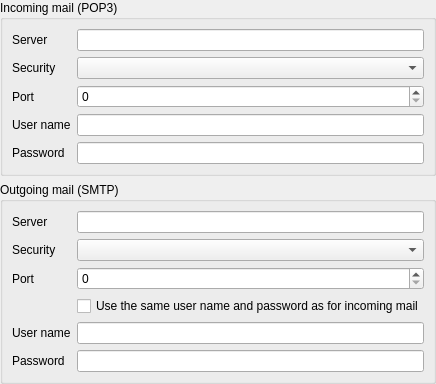
<?xml version="1.0" encoding="UTF-8"?>
<ui version="4.0">
 <class>ServerFields</class>
 <widget class="QWidget" name="ServerFields">
  <layout class="QVBoxLayout" name="layout">
   <property name="leftMargin">
    <number>0</number>
   </property>
   <property name="topMargin">
    <number>0</number>
   </property>
   <property name="rightMargin">
    <number>0</number>
   </property>
   <property name="bottomMargin">
    <number>0</number>
   </property>
   <item>
    <widget class="QGroupBox" name="incomingGroup">
     <property name="title">
      <string>Incoming mail (POP3)</string>
     </property>
     <layout class="QFormLayout" name="incomingForm">
      <item row="0" column="0">
       <widget class="QLabel" name="incomingHostLabel">
        <property name="text">
         <string>Server</string>
        </property>
        <property name="buddy">
         <cstring>incomingHost</cstring>
        </property>
       </widget>
      </item>
      <item row="0" column="1">
       <widget class="QLineEdit" name="incomingHost" />
      </item>
      <item row="1" column="0">
       <widget class="QLabel" name="incomingSecurityLabel">
        <property name="text">
         <string>Security</string>
        </property>
        <property name="buddy">
         <cstring>incomingSecurity</cstring>
        </property>
       </widget>
      </item>
      <item row="1" column="1">
       <widget class="QComboBox" name="incomingSecurity" />
      </item>
      <item row="2" column="0">
       <widget class="QLabel" name="incomingPortLabel">
        <property name="text">
         <string>Port</string>
        </property>
        <property name="buddy">
         <cstring>incomingPort</cstring>
        </property>
       </widget>
      </item>
      <item row="2" column="1">
       <widget class="QSpinBox" name="incomingPort" />
      </item>
      <item row="3" column="0">
       <widget class="QLabel" name="usernameLabel">
        <property name="text">
         <string>User name</string>
        </property>
        <property name="buddy">
         <cstring>username</cstring>
        </property>
       </widget>
      </item>
      <item row="3" column="1">
       <widget class="QLineEdit" name="username" />
      </item>
      <item row="4" column="0">
       <widget class="QLabel" name="passwordLabel">
        <property name="text">
         <string>Password</string>
        </property>
        <property name="buddy">
         <cstring>password</cstring>
        </property>
       </widget>
      </item>
      <item row="4" column="1">
       <widget class="QLineEdit" name="password" />
      </item>
     </layout>
    </widget>
   </item>
   <item>
    <widget class="QGroupBox" name="outgoingGroup">
     <property name="title">
      <string>Outgoing mail (SMTP)</string>
     </property>
     <layout class="QFormLayout" name="outgoingForm">
      <item row="0" column="0">
       <widget class="QLabel" name="outgoingHostLabel">
        <property name="text">
         <string>Server</string>
        </property>
        <property name="buddy">
         <cstring>outgoingHost</cstring>
        </property>
       </widget>
      </item>
      <item row="0" column="1">
       <widget class="QLineEdit" name="outgoingHost" />
      </item>
      <item row="1" column="0">
       <widget class="QLabel" name="outgoingSecurityLabel">
        <property name="text">
         <string>Security</string>
        </property>
        <property name="buddy">
         <cstring>outgoingSecurity</cstring>
        </property>
       </widget>
      </item>
      <item row="1" column="1">
       <widget class="QComboBox" name="outgoingSecurity" />
      </item>
      <item row="2" column="0">
       <widget class="QLabel" name="outgoingPortLabel">
        <property name="text">
         <string>Port</string>
        </property>
        <property name="buddy">
         <cstring>outgoingPort</cstring>
        </property>
       </widget>
      </item>
      <item row="2" column="1">
       <widget class="QSpinBox" name="outgoingPort" />
      </item>
      <item row="3" column="1">
       <widget class="QCheckBox" name="sameLogin">
        <property name="text">
         <string>Use the same user name and password as for incoming mail</string>
        </property>
       </widget>
      </item>
      <item row="4" column="0">
       <widget class="QLabel" name="outgoingUsernameLabel">
        <property name="text">
         <string>User name</string>
        </property>
        <property name="buddy">
         <cstring>outgoingUsername</cstring>
        </property>
       </widget>
      </item>
      <item row="4" column="1">
       <widget class="QLineEdit" name="outgoingUsername" />
      </item>
      <item row="5" column="0">
       <widget class="QLabel" name="outgoingPasswordLabel">
        <property name="text">
         <string>Password</string>
        </property>
        <property name="buddy">
         <cstring>outgoingPassword</cstring>
        </property>
       </widget>
      </item>
      <item row="5" column="1">
       <widget class="QLineEdit" name="outgoingPassword" />
      </item>
     </layout>
    </widget>
   </item>
  </layout>
 </widget>
 <resources />
 <connections />
</ui>
